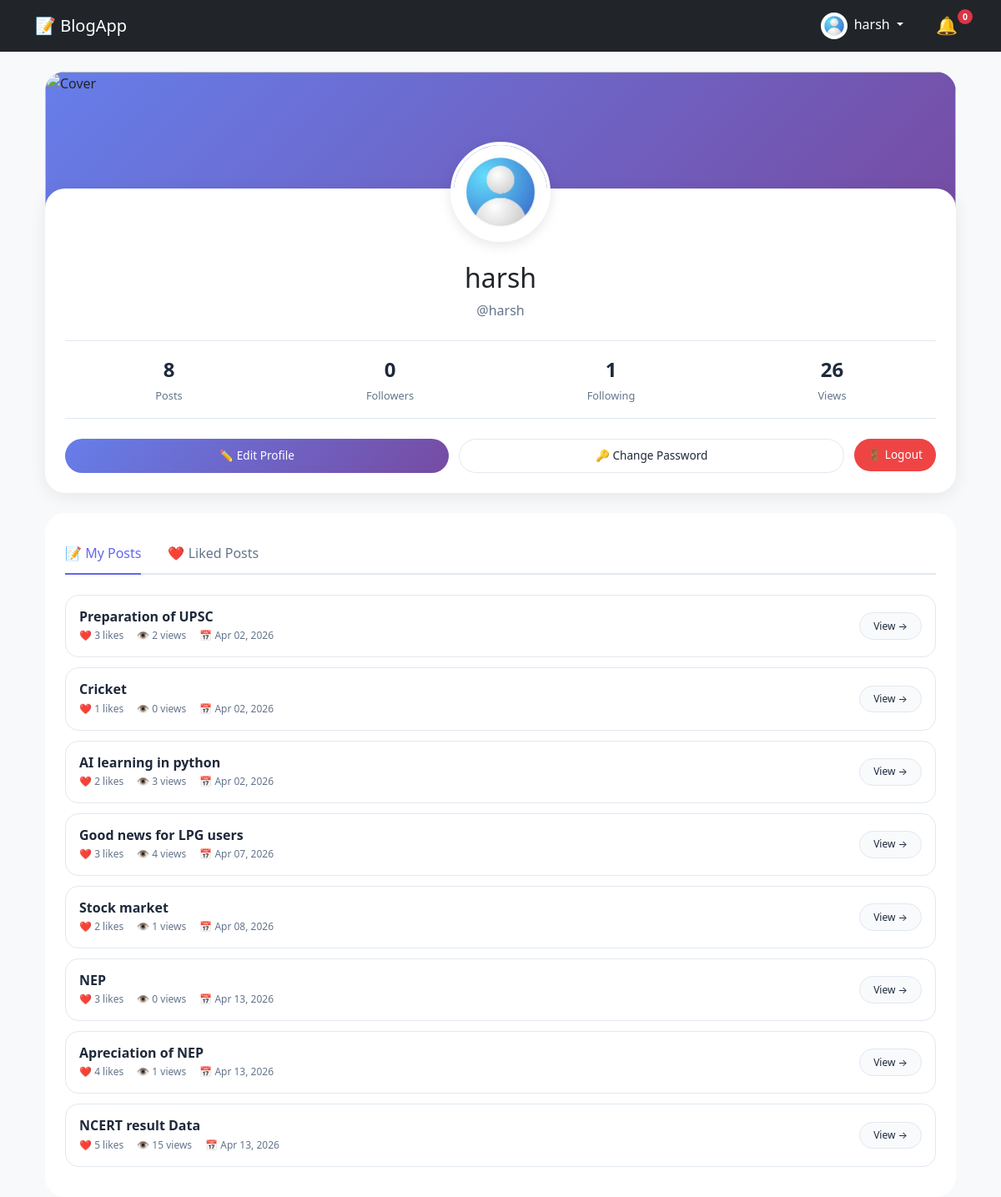
Before: /profile/ (signed in) with the older database file.
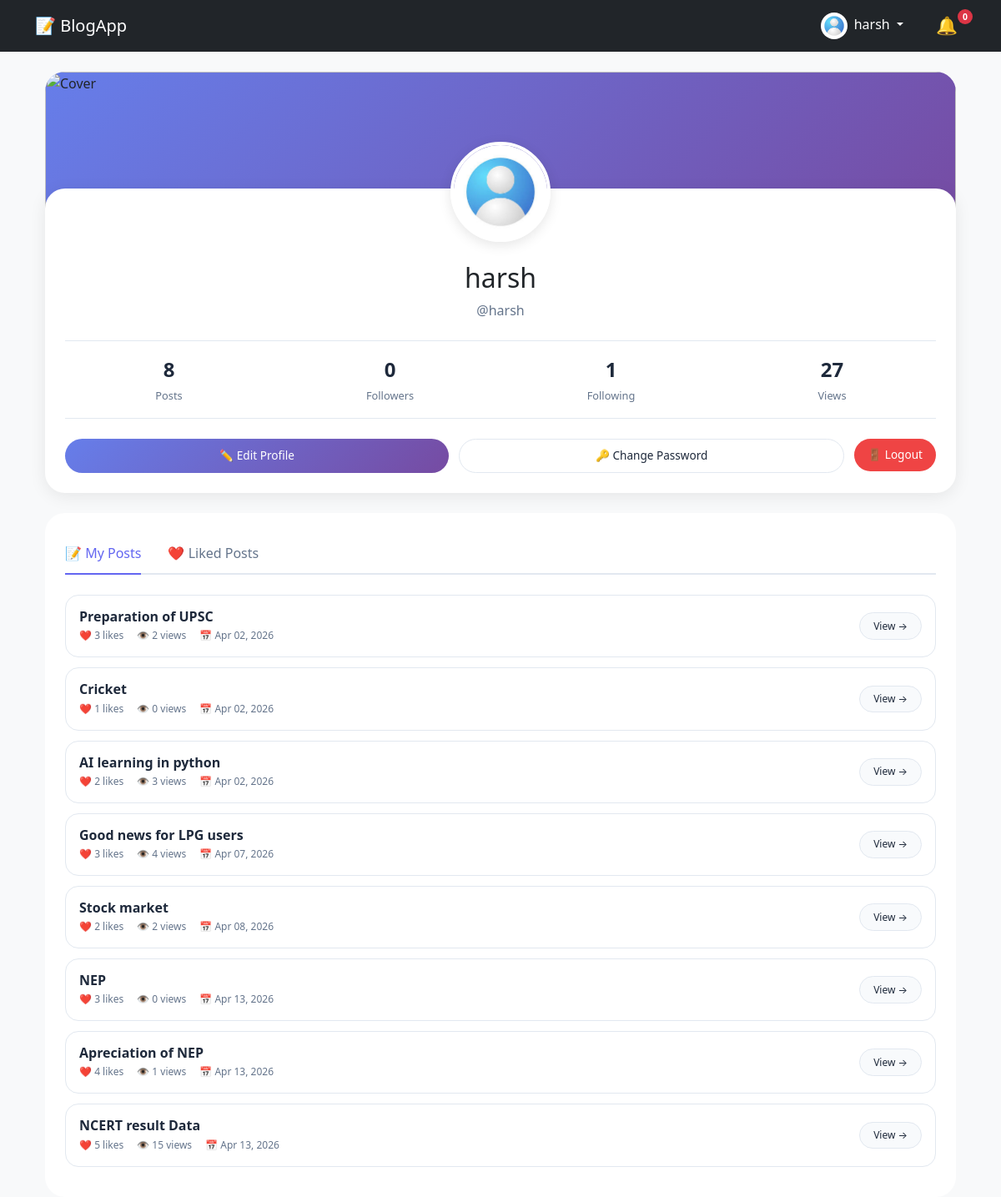
After: the same page with the newer database file.
### blogapp/models.py (models this page shows, shortened)
class Profile(models.Model):
    user = models.OneToOneField(User, on_delete=models.CASCADE)
    profile_pic = models.ImageField(blank=True, null=True)
    bio = models.TextField(blank=True, null=True)
    followers = models.ManyToManyField(User, related_name="following", blank=True)
    created_at = models.DateTimeField(auto_now_add=True)
    def followers_count(self):  # ← Note the 's'
        return self.followers.count()
    def following_count(self):
        return self.user.following.count()

class Post(models.Model):
    author = models.ForeignKey(User, on_delete=models.CASCADE)
    category = models.ForeignKey(Category, on_delete=models.CASCADE)
    title = models.CharField(max_length=50)
    content = models.TextField()
    image = models.ImageField(null=True, blank=True)
    created_at = models.DateTimeField(auto_now_add=True)
    likes = models.ManyToManyField(User, related_name="liked_posts", blank=True)
    views = models.IntegerField(default=0)
    def total_likes(self):
        return self.likes.count()

### blogapp/views.py (the view)
# urls.py: path('profile/', profile_view, name='profile'),
@login_required
def profile_view(request, username=None):
    if username:
        user = get_object_or_404(User, username=username)
    else:
        user = request.user
    profile, created = Profile.objects.get_or_create(user=user)
    user_posts = Post.objects.filter(author=user)
    liked_posts = user.liked_posts.all()
    print("Total followers", profile.followers.count())
    total_posts = user_posts.count()
    total_likes = sum(post.total_likes() for post in user_posts)
    total_views = sum(post.views for post in user_posts)
    is_following = False
    if request.user.is_authenticated and request.user != user:
        is_following = profile.followers.filter(id=request.user.id).exists()
    context = {
        'user': user,
        'profile': profile,
        'user_posts': user_posts,
        'liked_posts': liked_posts,
        'total_posts': total_posts,
        'total_likes': total_likes,
        'total_views': total_views,
        'is_following': is_following,
    }
    return render(request, "blog/profile.html", context)

### blogapp/context_processors.py (called while the page is built)
def notification_count(request):
    if request.user.is_authenticated:
        count = Notification.objects.filter(
            user=request.user,
            is_read=False
        ).count()
    else:
        count = 0
    return {'notification_count': count}

### blogapp/templates/blog/profile.html (shortened to what this page needs)
{% extends 'base.html' %}
{% load static %}
{% block extra_css %}
<link rel="stylesheet" href="{% static 'css/profile.css' %}">
{% endblock %}
{% block content %}
<div class="container">
    <div class="profile-cover">
    </div>
    <div class="profile-header-card">
        <div class="text-center">
            <div class="avatar-wrapper">
                {% if profile.profile_pic %}
                    <img src="{{ user.profile.profile_pic.url }}" alt="{{ user.username }}" class="profile-avatar-large" onclick="openImageModal(this.src);" style="cursor: pointer;">
                {% else %}
                    <div class="default-avatar-large" onclick="openImageModal(null, '{{ user.username}}')" style="cursor: pointer;">
                        {{ user.username|make_list|first|upper }}
                    </div>
                {% endif %}
            </div>
            <h2 style="margin-top: 0.5rem;">{{ user.get_full_name|default:user.username }}</h2>
            <p style="color: var(--text-gray);">@{{ user.username }}</p>
            <div class="stats-grid">
                <div class="stat-card">
                    <div class="stat-number">{{ total_posts }}</div>
                    <div class="stat-label">Posts</div>
                </div>
                <div class="stat-card">
                    <div class="stat-number" id="followers-count">{{ profile.followers_count }}</div>
                    <div class="stat-label">Followers</div>
                </div>
                <div class="stat-card">
                    <div class="stat-number">{{ profile.following_count }}</div>
                    <div class="stat-label">Following</div>
                </div>
                <div class="stat-card">
                    <div class="stat-number">{{ total_views }}</div>
                    <div class="stat-label">Views</div>
                </div>
            </div>
            {% if request.user == profile.user %}
                <div class="profile-actions">
                    <a href="{% url 'profile_update' %}" class="btn-profile btn-primary-profile">
                        ✏️ Edit Profile
                    </a>
                    <a href="{% url 'password_change' %}" class="btn-profile btn-outline-profile">
                        🔑 Change Password
                    </a>
                    <form action="{% url 'logout' %}" method="post" style="display: inline; margin: 0;">
                        <button type="submit" class="btn-profile btn-danger-profile">
                            🚪 Logout
                        </button>
                    </form>
                </div>
            {% endif %}
        </div>
    </div>
    <div style="background: white; border-radius: 24px; margin-top: 1.5rem; padding: 1.5rem;">
        <div class="profile-tabs">
            <button class="tab-btn active" onclick="switchTab('posts')">📝 My Posts</button>
            <button class="tab-btn" onclick="switchTab('liked')">❤️ Liked Posts</button>
        </div>
        <div id="posts-tab" class="tab-content active">
            {% for post in user_posts %}
                <div class="post-list-item">
                    <div class="post-info">
                        <h4><a href="{% url 'post_detail' post.id %}">{{ post.title }}</a></h4>
                        <div class="post-stats">
                            <span>❤️ {{ post.total_likes }} likes</span>
                            <span>👁️ {{ post.views }} views</span>
                            <span>📅 {{ post.created_at|date:"M d, Y" }}</span>
                        </div>
                    </div>
                    <a href="{% url 'post_detail' post.id %}" class="view-btn">View →</a>
                </div>
            {% empty %}
                <div style="text-align: center; padding: 3rem; color: var(--text-gray);">
                    <div style="font-size: 3rem; margin-bottom: 1rem;">📝</div>
                    <p>No posts yet.</p>
                    <a href="{% url 'post_create' %}" style="color: var(--primary);">Create your first post →</a>
                </div>
            {% endfor %}
        </div>
    </div>
</div>
{% endblock %}

### blogapp/templates/base.html (shortened to what this page needs)
{% load static %}
<html>
<head>
    <link href="https://cdn.jsdelivr.net/npm/bootstrap@5.3.0/dist/css/bootstrap.min.css" rel="stylesheet">
    <link rel="stylesheet" href="{% static 'css/style.css' %}">
    {% block extra_css %}{% endblock %}
</head>
<body class="bg-light">
    <nav class="navbar navbar-expand-lg navbar-dark bg-dark">
        <div class="container">
            <a class="navbar-brand" href="{% url 'post_list' %}">📝 BlogApp</a>
            <div class="d-flex align-items-center gap-3">
                <div class="dropdown">
                    <button class="btn btn-link dropdown-toggle text-white text-decoration-none" type="button"
                        data-bs-toggle="dropdown" aria-expanded="false">
                        {% if user.is_authenticated %}
                            {% if request.user.profile.profile_pic %}
                                <img src="{{ request.user.profile.profile_pic.url }}" alt="Avatar"
                                    style="width: 32px; height: 32px; border-radius: 50%; object-fit: cover;">
                            {% else %}
                                <div style="width: 32px; height: 32px; background: #667eea; border-radius: 50%; display: inline-flex; align-items: center; justify-content: center; color: white;">
                                    {{ request.user.username|make_list|first|upper }}
                                </div>
                            {% endif %}
                        {% else %}
                            <img src="{% static 'images/default-avatar.png' %}" alt="Avatar"
                                style="width: 32px; height: 32px; border-radius: 50%; object-fit: cover;">
                        {% endif %}
                        <span class="ms-1">{{ request.user.username|default:'Guest' }}</span>
                    </button>
                </div>
                {% if request.user.is_authenticated %}
                <div class="notification-wrapper" id="wrapper">
                    <a href="{% url 'notifications' %}" class="notification-bell-link" id="notificationBellLink">
                        🔔
                        <span id="notif-count" class="notification-badge">0</span>
                    </a>
                </div>
                {% endif %}
            </div>
        </div>
    </nav>
    <div class="container mt-4">
        {% block content %}
        {% endblock %}
    </div>
</body>
</html>

### blogapp/static/css/style.css (style rules this page uses)
#wrapper { position: relative; display: inline-block; }
#wrapper a { position: relative; display: inline-flex; align-items: center; gap: 5px; font-size: 1.3rem; text-decoration: none; padding: 5px 10px; border-radius: 50%; transition: all 0.2s; }
#notif-count { position: absolute; top: 1px; right: -8px; background: #dc3545; color: white !important; font-size: 0.65rem; font-weight: bold; min-width: 18px; height: 18px; padding: 0 5px; border-radius: 50%; display: inline-flex; align-items: center; justify-content: center; box-shadow: 0 0 0 2px #212529; }

### blogapp/static/css/profile.css (style rules this page uses)
:root { --primary: #6366f1; --primary-dark: #4f46e5; --text-dark: #1e293b; --text-gray: #64748b; --bg-light: #f8fafc; --border-light: #e2e8f0; }
.profile-cover { position: relative; background: linear-gradient(135deg, #667eea 0%, #764ba2 100%); height: 200px; border-radius: 24px 24px 0 0; overflow: hidden; }
.profile-header-card { background: white; border-radius: 24px; box-shadow: 0 4px 20px rgba(0, 0, 0, 0.08); margin-top: -60px; position: relative; z-index: 2; padding: 1.5rem; }
.profile-avatar-large { width: 120px; height: 120px; border-radius: 50%; object-fit: cover; border: 4px solid white; box-shadow: 0 4px 15px rgba(0, 0, 0, 0.1); margin-top: -80px; margin-bottom: 1rem; }
.avatar-wrapper { position: relative; display: inline-block; cursor: pointer; }
.stats-grid { display: grid; grid-template-columns: repeat(4, 1fr); gap: 1rem; margin: 1.5rem 0; padding: 1rem 0; border-top: 1px solid var(--border-light); border-bottom: 1px solid var(--border-light); }
.stat-card { text-align: center; }
.stat-number { font-size: 1.5rem; font-weight: 700; color: var(--text-dark); }
.stat-label { font-size: 0.8rem; color: var(--text-gray); margin-top: 0.25rem; }
.profile-actions { display: flex; gap: 0.75rem; margin-top: 1rem; }
.btn-profile { flex: 1; padding: 0.6rem 1rem; border-radius: 40px; font-weight: 500; font-size: 0.85rem; text-decoration: none; text-align: center; transition: all 0.3s ease; cursor: pointer; border: none; display: inline-flex; align-items: center; justify-content: center; gap: 0.5rem; }
.btn-primary-profile { background: linear-gradient(135deg, #667eea, #764ba2); color: white; }
.btn-outline-profile { background: transparent; border: 1px solid var(--border-light); color: var(--text-dark); }
.btn-danger-profile { background: #ef4444; color: white; }
.profile-tabs { display: flex; gap: 2rem; border-bottom: 2px solid var(--border-light); margin-bottom: 1.5rem; }
.tab-btn { background: none; border: none; padding: 0.75rem 0; font-size: 1rem; font-weight: 500; color: var(--text-gray); cursor: pointer; transition: all 0.3s ease; position: relative; }
.tab-btn.active { color: var(--primary); }
.tab-btn.active::after { content: ''; position: absolute; bottom: -2px; left: 0; right: 0; height: 2px; background: var(--primary); }
.tab-content { display: none; }
.tab-content.active { display: block; }
.post-list-item { display: flex; justify-content: space-between; align-items: center; padding: 1rem; border-radius: 16px; transition: all 0.3s ease; background: white; border: 1px solid var(--border-light); margin-bottom: 0.75rem; }
.post-info h4 { font-size: 1rem; font-weight: 600; margin-bottom: 0.25rem; }
.post-info h4 a { color: var(--text-dark); text-decoration: none; }
.post-stats { display: flex; gap: 1rem; font-size: 0.75rem; color: var(--text-gray); }
.view-btn { background: var(--bg-light); border: 1px solid var(--border-light); padding: 0.4rem 1rem; border-radius: 40px; font-size: 0.75rem; text-decoration: none; color: var(--text-dark); transition: all 0.3s ease; }

Changed rows visible on the page:
changed Post "Stock market": views "1" → "2"
Other visible differences:
{{ total_views }}: "26" → "27"
